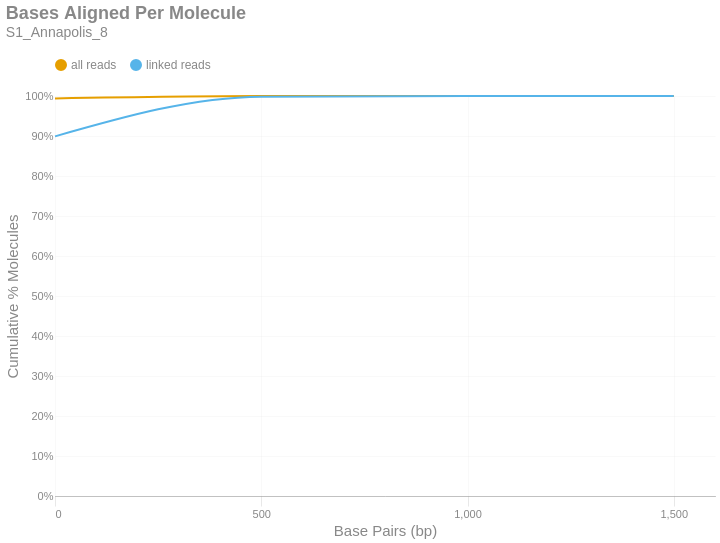

The cell this chart's notebook holds for it:
### Markdown cell above
### Bases Aligned Per Molecule
This is a cumulative frequency distribution showing the number of base pairs aligned per unique molecule. These data are shown in 500 bp bins. There are two distributions: one with `all reads` (yellow) and another with only `linked reads` (blue). The percent of molecules in the `linked reads` distribution is relative to the total number of linked molecules.

### Code cell
if SKIPLR:
    print_html(f"Skipped")
else:
    binned_df = consolidated_hist(valids['aligned_bp'], mask, 500, True)
    with SafeRender(binned_df):
        (
            density_plot(binned_df, 'Bases Aligned Per Molecule', samplename, 'basesper')
            .encode(
                x=alt.X('bin:Q', title="Base Pairs (bp)").axis(tickMinStep=500).scale(padding=0),
                y=alt.Y('value:Q', title='Cumulative % Molecules')
                    .axis(format='%')
                    .scale(domain = [0,1])
                    .stack(False),
                color=alt.Color("key:N").scale(domain = ["all reads", "linked reads"]),
                tooltip = [
                    alt.Tooltip("key:N", title = "Data Type"),
                    alt.Tooltip("range_label:N", title="Bases Aligned Per Molecule"),
                    alt.Tooltip("value:Q", format = ".2%", title="% Molecules (Cum.)")
                ]
            )
        ).display()

### Figure 1 — Vega-Lite specification as saved in the notebook (floating-point values rounded to 4 significant figures)
{"width": "container", "height": 400, "config": {"title": {"anchor": "start", "dy": -15, "fontSize": 18, "color": "#888888", "subtitleColor": "#888888", "subtitleFontSize": 14}, "arc": {"fill": "#0072B2"}, "axis": {"domainColor": "#888888", "domainWidth": 0.5, "gridWidth": 0.2, "grid": false, "titleFontWeight": 400, "titleFontSize": 15, "labelFontSize": 11, "labelColor": "#888888", "tickColor": "#888888", "tickWidth": 0.2, "titleColor": "#888888"}, "axisBand": {"grid": false}, "axisX": {"grid": true, "tickSize": 10, "domainCap": "round"}, "axisY": {"domain": false, "grid": true, "tickSize": 0, "domainCap": "round"}, "background": "transparent", "header": {"labelFontSize": 15, "labelColor": "#888888", "titleFontSize": 15, "titleFontWeight": 600, "titleColor": "#888888"}, "legend": {"labelFont": "sans-serif", "labelFontSize": 12, "labelColor": "#888888", "symbolSize": 100, "symbolType": "circle", "titleFontSize": 12, "titlePadding": 10, "titleColor": "#888888", "title": null, "orient": "top"}, "range": {"category": ["#E69F00", "#56B4E9", "#009E73", "#F0E442", "#0072B2", "#D55E00", "#CC79A7", "#000000"], "diverging": ["#cfe8f3", "#a2d4ec", "#73bfe2", "#46abdb", "#1696d2", "#12719e"]}, "area": {"fill": "#0072B2", "fillOpacity": 0.7, "line": true, "strokeOpacity": 0.7}, "line": {"color": "#0072B2", "stroke": "#0072B2", "strokeWidth": 2}, "trail": {"color": "#0072B2", "stroke": "#0072B2", "strokeWidth": 0, "size": 1}, "point": {"filled": true, "fillOpacity": 1.0, "size": 95}, "text": {"color": "#888888", "fontSize": 11, "align": "right", "fontWeight": 400, "size": 11}, "bar": {"fill": "#0072B2", "stroke": null}, "view": {"stroke": null, "continuousWidth": 660, "continuousHeight": 400}}, "data": {"name": "data-f04b533c88ac5c2c9250370711be60c8"}, "mark": {"type": "line", "interpolate": "monotone", "point": {"opacity": 0, "size": 275}}, "encoding": {"color": {"field": "key", "scale": {"domain": ["all reads", "linked reads"]}, "type": "nominal"}, "tooltip": [{"field": "key", "title": "Data Type", "type": "nominal"}, {"field": "range_label", "title": "Bases Aligned Per Molecule", "type": "nominal"}, {"field": "value", "format": ".2%", "title": "% Molecules (Cum.)", "type": "quantitative"}], "x": {"axis": {"tickMinStep": 500}, "field": "bin", "scale": {"padding": 0}, "title": "Base Pairs (bp)", "type": "quantitative"}, "y": {"axis": {"format": "%"}, "field": "value", "scale": {"domain": [0, 1]}, "stack": false, "title": "Cumulative % Molecules", "type": "quantitative"}}, "params": [{"name": "param_c36ac31b6afebe62", "select": {"type": "point", "fields": ["key"]}, "bind": "legend"}], "title": {"text": "Bases Aligned Per Molecule", "subtitle": "S1_Annapolis_8"}, "transform": [{"fold": ["all reads (cumsum)", "linked reads (cumsum)"]}, {"calculate": "replace(datum.key, ' (cumsum)', '')", "as": "key"}, {"filter": {"param": "param_c36ac31b6afebe62"}}], "usermeta": {"embedOptions": {"downloadFileName": "S1_Annapolis_8.basesper"}}, "$schema": "https://vega.github.io/schema/vega-lite/v6.1.0.json", "datasets": {"data-f04b533c88ac5c2c9250370711be60c8": [{"bin": "0.0", "interval": "0.0-500.0", "all reads": 0.9939, "linked reads": 0.8991, "all reads (cumsum)": 0.9939, "linked reads (cumsum)": 0.8991, "range_label": "0-499"}, {"bin": "500.0", "interval": "500.0-1000.0", "all reads": 0.005954, "linked reads": 0.09924, "all reads (cumsum)": 0.9999, "linked reads (cumsum)": 0.9983, "range_label": "500-999"}, {"bin": "1000.0", "interval": "1000.0-1500.0", "all reads": 0.000145, "linked reads": 0.001672, "all reads (cumsum)": 1.0, "linked reads (cumsum)": 1.0, "range_label": "1000-1499"}, {"bin": "1500.0", "interval": "1500.0-2000.0", "all reads": 1.737e-06, "linked reads": 3.279e-05, "all reads (cumsum)": 1.0, "linked reads (cumsum)": 1.0, "range_label": "1500-1999"}]}}
